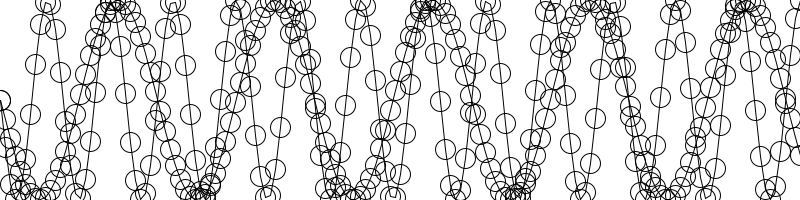
Frame 1 (no input)
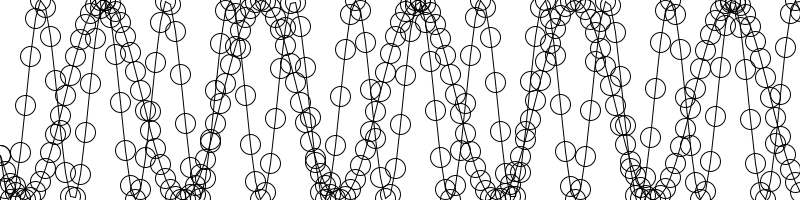
Frame 60 (the mouse pressed at the canvas centre just before this capture)
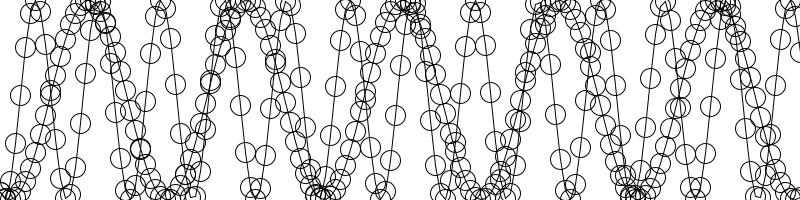
Frame 120 (the mouse held since frame 60 and released just before this capture)

The Processing sketch that drew these frames (run headless with seeded random() and noise(); from frame 60 on, the mouse is pressed at the canvas centre):

// Processing sketch: sketch_025_wave
// ── sketch_025_wave.pde
float startAngle = 0;
void setup(){
  size(800, 200);
  smooth();
}
void draw(){
  
  background(255);
  stroke(0);
  noFill();
  
  drawWave(0.2);
  drawWave(0.5);
  
  startAngle += 0.01;
}

void drawWave(float angleVel){
  float angle = startAngle;
  beginShape();
  for(int x = 0; x <= width; x += 5){
    float y = map(sin(angle), -1, 1, 0, height);
    vertex(x,y);
    ellipse(x, y, 20, 20);
    angle += angleVel;
  }
  endShape(); 
}
